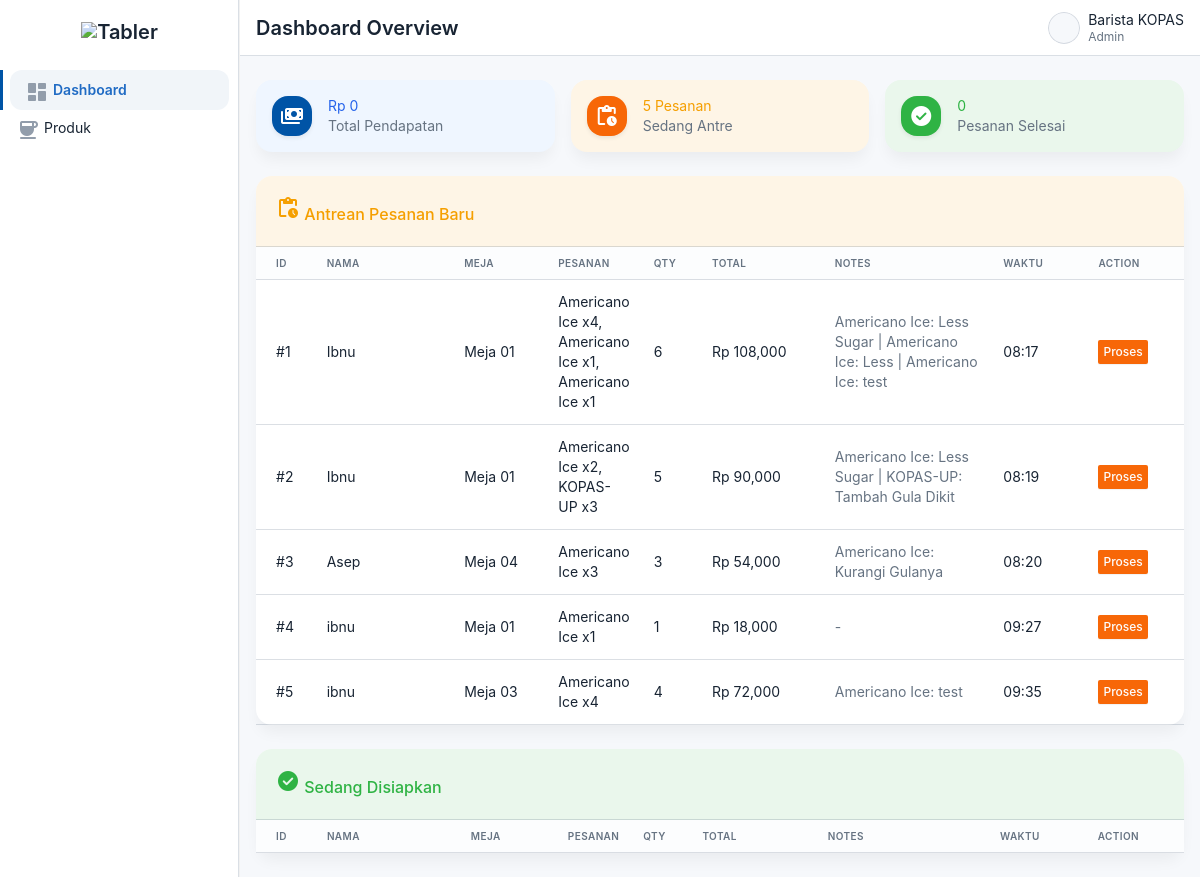
The app's page /admin.php with its own data.
### tables this page shows
CREATE TABLE `pesanan` (
  `id` int(11) NOT NULL,
  `nama_pelanggan` varchar(100) DEFAULT NULL,
  `no_meja` varchar(10) DEFAULT NULL,
  `items` text DEFAULT NULL,
  `jumlah_item` int(11) DEFAULT NULL,
  `total_harga` int(11) DEFAULT NULL,
  `notes` text DEFAULT NULL,
  `status` enum('baru','proses','selesai') DEFAULT 'baru',
  `pembayaran` enum('pending','lunas') DEFAULT 'pending',
  `created_at` timestamp NOT NULL DEFAULT current_timestamp()
);

### admin.php (the view, shortened to what this page needs)
<?php
  include 'db.php';
  $s_sales = mysqli_query($conn, "SELECT SUM(total_harga) as total FROM pesanan WHERE status = 'selesai'");
  $d_sales = mysqli_fetch_assoc($s_sales);
  $total_duit = $d_sales['total'] ?? 0;
  $s_done = mysqli_query($conn, "SELECT COUNT(*) as total FROM pesanan WHERE status = 'selesai'");
  $d_done = mysqli_fetch_assoc($s_done);
  $total_selesai = $d_done['total'] ?? 0;
  $s_queue = mysqli_query($conn, "SELECT COUNT(*) as total FROM pesanan WHERE status != 'selesai'");
  $d_queue = mysqli_fetch_assoc($s_queue);
  $total_antrean = $d_queue['total'] ?? 0;
  $current_page = basename($_SERVER['PHP_SELF']);
?>
<!DOCTYPE html>
<html lang="en">
<head>
    <link href="./assets/dist/css/tabler.min.css" rel="stylesheet"/>
    <link href="./assets/dist/css/demo.min.css" rel="stylesheet"/>
</head>
<body>
    <div class="page">
        <aside class="navbar navbar-vertical navbar-expand-lg navbar-light">
            <div class="container-fluid">
                <h1 class="navbar-brand navbar-brand-autodark mt-2">
                    <a href="."><img src="./assets/static/logo.svg" width="110" height="32" alt="Tabler" class="navbar-brand-image"></a>
                </h1>
                <div class="collapse navbar-collapse" id="sidebar-menu">
<ul class="navbar-nav pt-lg-3">
  <li class="nav-item <?= ($current_page == 'admin.php') ? 'active' : '' ?>">
      <a class="nav-link" href="admin.php">
          <span class="nav-link-icon material-symbols-rounded">dashboard</span>
          <span class="nav-link-title">Dashboard</span>
      </a>
  </li>
  <li class="nav-item <?= ($current_page == 'produk.php') ? 'active' : '' ?>">
            <a class="nav-link" href="produk.php">
                <span class="nav-link-icon material-symbols-rounded">coffee</span>
                <span class="nav-link-title">Produk</span>
            </a>
        </li>
</ul>
                </div>
            </div>
        </aside>
        <div class="page-wrapper">
            <header class="navbar navbar-expand-md navbar-light d-none d-lg-flex d-print-none">
                <div class="container-xl">
                    <div class="navbar-nav flex-row order-md-last">
                        <div class="nav-item">
                            <a href="#" class="nav-link d-flex lh-1 text-reset p-0">
                                <span class="avatar avatar-sm" style="background-image: url(./assets/static/avatars/000m.jpg)"></span>
                                <div class="d-none d-xl-block ps-2">
                                    <div>Barista KOPAS</div>
                                    <div class="mt-1 small text-muted">Admin</div>
                                </div>
                            </a>
                        </div>
                    </div>
                    <div class="collapse navbar-collapse" id="navbar-menu">
                        <h2 class="page-title">Dashboard Overview</h2>
                    </div>
                </div>
            </header>
            <div class="page-body">
                <div class="container-xl">
<div class="row row-deck row-cards mb-4">
    <div class="col-sm-6 col-lg-4">
        <div class="card card-sm bg-blue-lt">
            <div class="card-body d-flex align-items-center">
                <span class="bg-blue text-white avatar shadow-sm">
                    <span class="material-symbols-rounded">payments</span>
                </span>
                <div class="ms-3">
                    <div class="font-weight-medium">Rp <?= number_format($total_duit) ?></div>
                    <div class="text-secondary">Total Pendapatan</div>
                </div>
            </div>
        </div>
    </div>
    <div class="col-sm-6 col-lg-4">
        <div class="card card-sm bg-yellow-lt">
            <div class="card-body d-flex align-items-center">
                <span class="bg-warning text-white avatar shadow-sm">
                    <span class="material-symbols-rounded">pending_actions</span>
                </span>
                <div class="ms-3">
                    <div class="font-weight-medium"><?= $total_antrean ?> Pesanan</div>
                    <div class="text-secondary">Sedang Antre</div>
                </div>
            </div>
        </div>
    </div>
    <div class="col-sm-6 col-lg-4">
        <div class="card card-sm bg-green-lt">
            <div class="card-body d-flex align-items-center">
                <span class="bg-success text-white avatar shadow-sm">
                    <span class="material-symbols-rounded">check_circle</span>
                </span>
                <div class="ms-3">
                    <div class="font-weight-medium"><?= $total_selesai ?></div>
                    <div class="text-secondary">Pesanan Selesai</div>
                </div>
            </div>
        </div>
    </div>
</div>
<div class="row mt-4">
    <div class="col-12">
        <div class="card mb-4">
            <div class="card-header bg-yellow-lt">
                <h3 class="card-title">
                    <span class="material-symbols-rounded">pending_actions</span>
                    Antrean Pesanan Baru
                </h3>
            </div>
            <div class="table-responsive">
                <table class="table card-table table-vcenter">
                    <thead>
                        <tr>
                            <th class="col-id">ID</th>
                            <th class="col-nama">NAMA</th>
                            <th class="col-meja">MEJA</th>
                            <th class="col-pesanan">PESANAN</th>
                            <th class="col-qty">QTY</th>
                            <th class="col-total">TOTAL</th>
                            <th class="col-notes">NOTES</th>
                            <th class="col-waktu">WAKTU</th>
                            <th class="col-action">ACTION</th>
                        </tr>
                    </thead>
                    <tbody>
                        <?php
                        $q_baru = mysqli_query($conn, "SELECT * FROM pesanan WHERE status = 'baru' ORDER BY id ASC");
                        while($row = mysqli_fetch_array($q_baru)) {
                        ?>
                        <tr>
                            <td>#<?= $row['id'] ?></td>
                            <td class="font-weight-bold"><?= $row['nama_pelanggan'] ?></td>
                            <td>Meja <?= $row['no_meja'] ?></td>
                            <td><?= $row['items'] ?></td>
                            <td><?= $row['jumlah_item'] ?></td>
                            <td>Rp <?= number_format($row['total_harga']) ?></td>
                            <td class="text-muted italic"><?= !empty($row['notes']) ? $row['notes'] : '-' ?></td>
                            <td><?= date('H:i', strtotime($row['created_at'])) ?></td>
                            <td>
                                <form action="update_status.php" method="POST" class="m-0">
                                    <button type="submit" name="proses" class="btn btn-warning btn-sm">Proses</button>
                                </form>
                            </td>
                        </tr>
                        <?php } ?>
                    </tbody>
                </table>
            </div>
        </div>
    </div>
</div>
<div class="row">
    <div class="col-12">
        <div class="card">
            <div class="card-header bg-green-lt">
                <h3 class="card-title">
                    <span class="material-symbols-rounded">check_circle</span>
                    Sedang Disiapkan
                </h3>
            </div>
            <div class="table-responsive">
                <table class="table card-table table-vcenter">
                    <thead>
                        <tr>
                            <th class="col-id">ID</th>
                            <th class="col-nama">NAMA</th>
                            <th class="col-meja">MEJA</th>
                            <th class="col-pesanan">PESANAN</th>
                            <th class="col-qty">QTY</th>
                            <th class="col-total">TOTAL</th>
                            <th class="col-notes">NOTES</th>
                            <th class="col-waktu">WAKTU</th>
                            <th class="col-action">ACTION</th>
                        </tr>
                    </thead>
                </table>
            </div>
        </div>
    </div>
</div>
                </div>
            </div>
        </div>
    </div>
</body>
</html>

### admin.php (style rules this page uses)
:root { --tblr-border-radius: 16px; }
.material-symbols-rounded { font-variation-settings: 'FILL' 1, 'wght' 400, 'GRAD' 0, 'opsz' 24; font-size: 24px; }
.card { border: none; box-shadow: 0 10px 15px -3px rgba(0,0,0,0.05); }
.navbar-vertical { background: #fff !important; border-right: 1px solid #f1f1f1; }
.navbar-vertical .navbar-nav .nav-item.active .nav-link { background-color: #f1f5f9; color: #206bc4; border-radius: 12px; margin: 0 10px; padding: 10px 15px; font-weight: 600; }
.bg-blue-lt { background-color: #eff6ff !important; color: #2563eb !important; }
.table th, .table td { vertical-align: middle; text-align: left; padding: 12px; }
.col-id { width: 60px; }
.col-nama { width: 150px; }
.col-meja { width: 100px; }
.col-pesanan { width: auto; }
.col-qty { width: 60px; }
.col-total { width: 130px; }
.col-notes { width: 180px; }
.col-waktu { width: 100px; }
.col-action { width: 100px; }

### records on screen
pesanan: id "1", nama_pelanggan "Ibnu", no_meja "01", items "Americano Ice x4, Americano Ice x1, Americano Ice x1", jumlah_item "6", total_harga "108,000", notes "Americano Ice: Less Sugar | Americano Ice: Less | Americano Ice: test", created_at "08:17"
pesanan: id "2", nama_pelanggan "Ibnu", no_meja "01", items "Americano Ice x2, KOPAS-UP x3", jumlah_item "5", total_harga "90,000", notes "Americano Ice: Less Sugar | KOPAS-UP: Tambah Gula Dikit", created_at "08:19"
pesanan: id "3", nama_pelanggan "Asep", no_meja "04", items "Americano Ice x3", jumlah_item "3", total_harga "54,000", notes "Americano Ice: Kurangi Gulanya", created_at "08:20"
pesanan: id "4", nama_pelanggan "ibnu", no_meja "01", items "Americano Ice x1", jumlah_item "1", total_harga "18,000", created_at "09:27"
pesanan: id "5", nama_pelanggan "ibnu", no_meja "03", items "Americano Ice x4", jumlah_item "4", total_harga "72,000", notes "Americano Ice: test", created_at "09:35"

### other values on screen
$total_duit "0"
$total_antrean "5"
$total_selesai "0"
